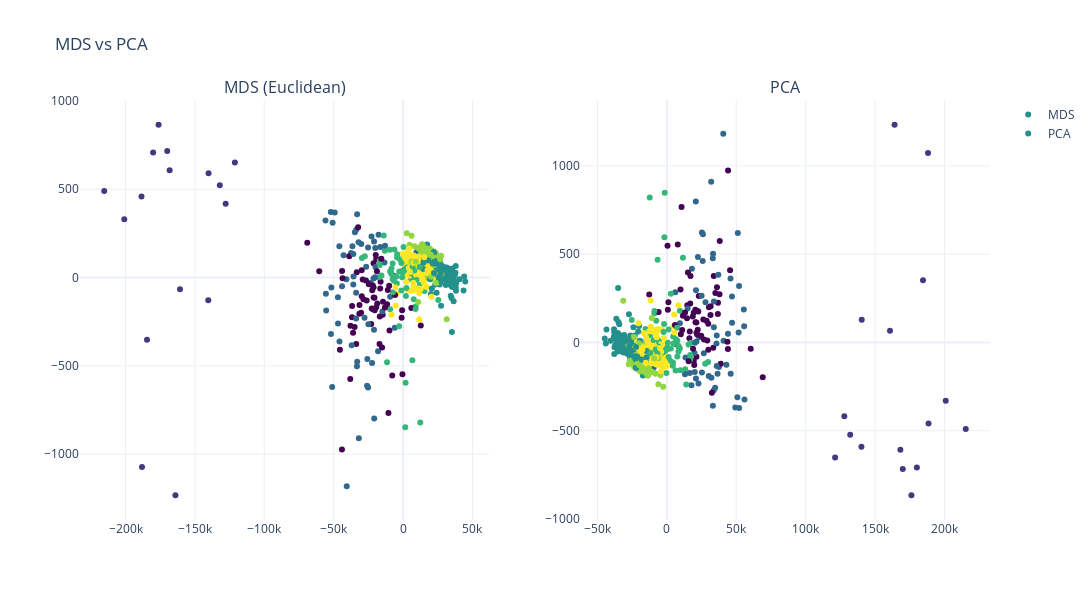

The notebook cell this image was saved under:
### Markdown cell above
### PCA
The formula is $\text{dist}^2_{ij} = \|x_i\|^2 + \|x_j\|^2 - 2 \langle x_i, x_j \rangle$

### Code cell
def euclidean_dist(X):
    X = np.asarray(X)

    sq_norm = np.sum(X**2, axis=1).reshape(-1,1)


    #The sum compose a matrix with all the combination sum of Xi and Xj. the second part subtract the scalar products.
    dist_sq = sq_norm + sq_norm.T - 2*(X @ X.T)
    dist_sq = np.maximum(dist_sq, 0)
    
    return np.sqrt(dist_sq)

mds_pca = My_MDS(euclidean_dist)
mds_proj = mds_pca.transform(2, X_train[:500])

my_pca = My_PCA()
my_pca.fit(X_train[:500])
my_proj = my_pca.transform(X_train[:500], 2)

color_codes = Y_train[:500].astype('category').cat.codes

fig = make_subplots(
    rows=1, cols=2, 
    subplot_titles=("MDS (Euclidean)", "PCA")
)
fig.add_trace(
    go.Scatter(
        x=mds_proj[:, 0], y=mds_proj[:, 1], 
        mode='markers', 
        marker=dict(
            color=color_codes, 
            colorscale='Viridis',
            showscale=False
        ),
        text=Y_train[:500],
        name="MDS"
    ),
    row=1, col=1
)

fig.add_trace(
    go.Scatter(
        x=my_proj[:, 0], y=my_proj[:, 1], 
        mode='markers', 
        marker=dict(
            color=color_codes, 
            colorscale='Viridis',
            showscale=False
        ),
        text=Y_train[:500],
        name="PCA"
    ),
    row=1, col=2
)

fig.update_layout(
    height=600, 
    width=1200, 
    title_text="MDS vs PCA",
    template="plotly_white"
)

fig.show()

### Figure 1 — Plotly figure (JSON) as saved in the notebook; plotly's stock layout.template omitted (floating-point values rounded to 4 significant figures; data arrays with more than 128 entries replaced by an {"elided": "..."} marker saying what was removed)
{"data": [{"marker": {"color": {"elided": "500 int values"}, "colorscale": [[0, "#440154"], [0.1111, "#482878"], [0.2222, "#3e4989"], [0.3333, "#31688e"], [0.4444, "#26828e"], [0.5556, "#1f9e89"], [0.6667, "#35b779"], [0.7778, "#6ece58"], [0.8889, "#b5de2b"], [1, "#fde725"]], "showscale": false}, "mode": "markers", "name": "MDS", "text": {"elided": "500 str values"}, "type": "scatter", "x": {"elided": "500 float values"}, "xaxis": "x", "y": {"elided": "500 float values"}, "yaxis": "y"}, {"marker": {"color": {"elided": "500 int values"}, "colorscale": [[0, "#440154"], [0.1111, "#482878"], [0.2222, "#3e4989"], [0.3333, "#31688e"], [0.4444, "#26828e"], [0.5556, "#1f9e89"], [0.6667, "#35b779"], [0.7778, "#6ece58"], [0.8889, "#b5de2b"], [1, "#fde725"]], "showscale": false}, "mode": "markers", "name": "PCA", "text": {"elided": "500 str values"}, "type": "scatter", "x": {"elided": "500 float values"}, "xaxis": "x2", "y": {"elided": "500 float values"}, "yaxis": "y2"}], "layout": {"annotations": [{"font": {"size": 16}, "showarrow": false, "text": "MDS (Euclidean)", "x": 0.225, "xanchor": "center", "xref": "paper", "y": 1, "yanchor": "bottom", "yref": "paper"}, {"font": {"size": 16}, "showarrow": false, "text": "PCA", "x": 0.775, "xanchor": "center", "xref": "paper", "y": 1, "yanchor": "bottom", "yref": "paper"}], "height": 600, "title": {"text": "MDS vs PCA"}, "width": 1200, "xaxis": {"anchor": "y", "domain": [0, 0.45]}, "xaxis2": {"anchor": "y2", "domain": [0.55, 1]}, "yaxis": {"anchor": "x", "domain": [0, 1]}, "yaxis2": {"anchor": "x2", "domain": [0, 1]}}}
